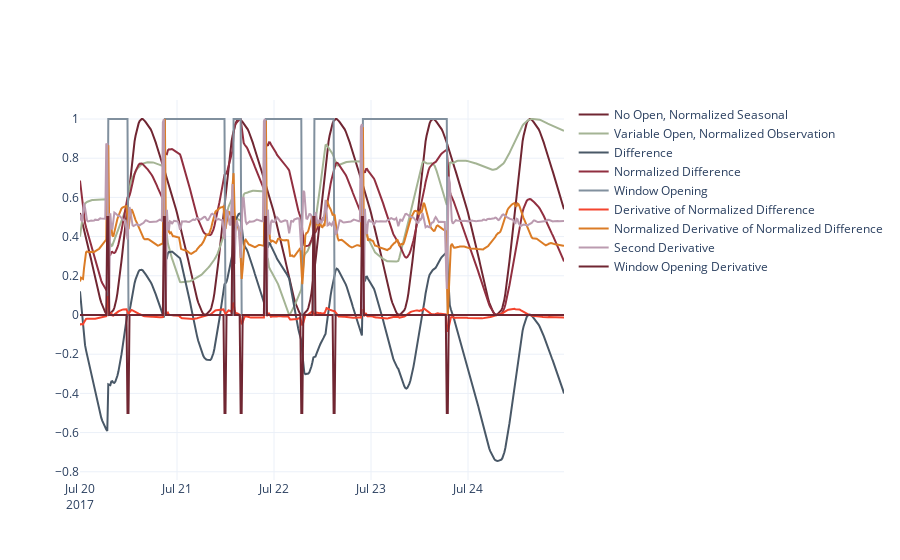

The notebook cell this image was saved under:
### Markdown cell above
### seasonality vs observation

### Code cell
fig = go.Figure()


fig.add_trace(go.Scatter(
                    x=results.seasonal.index,
                    y=normalize(results.seasonal), 
                    mode='lines',
                    name="No Open, Normalized Seasonal "
                ))
fig.add_trace(go.Scatter(
                    x=results.observed.index,
                    y=normalize(results01.observed), 
                    mode='lines',
                    name="Variable Open, Normalized Observation"
                ))

dif =normalize(results.seasonal) - normalize(results01.observed)
dif_n = normalize(dif)
fig.add_trace(go.Scatter(
                    x=results.seasonal.index,
                    y=dif, 
                    mode='lines',
                    name="Difference"
                ))

fig.add_trace(go.Scatter(
                    x=results.seasonal.index,
                    y=dif_n , 
                    mode='lines',
                    name="Normalized Difference"
                ))

fig.add_trace(go.Scatter(
                    x=t01.data["WestWindow"].datetimes,
                    y=t01.data["WestWindow"].values, 
                    mode='lines',
                    name="Window Opening"
                ))

# calculate "derivative"
deriv = pd.Series(np.gradient(dif_n.values), dif_n.index, name='deriv')

fig.add_trace(go.Scatter(
                    x=deriv.index,
                    y=deriv.values, 
                    mode='lines',
                    name="Derivative of Normalized Difference"
                ))

fig.add_trace(go.Scatter(
                    x=deriv.index,
                    y=normalize(deriv.values), 
                    mode='lines',
                    name="Normalized Derivative of Normalized Difference"
                ))

# calculate second "derivative"
deriv_2 = pd.Series(np.gradient(deriv.values), deriv.index, name='deriv_2')

fig.add_trace(go.Scatter(
                    x=deriv_2.index,
                    y=normalize(deriv_2.values), 
                    mode='lines',
                    name="Second Derivative"
                ))

deriv_wo = pd.Series(np.gradient(t01.data["WestWindow"].values), t01.data["WestWindow"].datetimes, name='deriv_wo').round(1)

fig.add_trace(go.Scatter(
                    x=deriv_wo.index,
                    y=deriv_wo.values, 
                    mode='lines',
                    name="Window Opening Derivative"
                ))

### Figure 1 — Plotly figure (JSON) as saved in the notebook; plotly's stock layout.template omitted (floating-point values rounded to 4 significant figures; data arrays with more than 128 entries replaced by an {"elided": "..."} marker saying what was removed)
{"data": [{"mode": "lines", "name": "No Open, Normalized Seasonal ", "type": "scatter", "x": {"elided": "480 str values"}, "y": {"elided": "480 float values"}}, {"mode": "lines", "name": "Variable Open, Normalized Observation", "type": "scatter", "x": {"elided": "480 str values"}, "y": {"elided": "480 float values"}}, {"mode": "lines", "name": "Difference", "type": "scatter", "x": {"elided": "480 str values"}, "y": {"elided": "480 float values"}}, {"mode": "lines", "name": "Normalized Difference", "type": "scatter", "x": {"elided": "480 str values"}, "y": {"elided": "480 float values"}}, {"mode": "lines", "name": "Window Opening", "type": "scatter", "x": {"elided": "480 str values"}, "y": {"elided": "480 float values"}}, {"mode": "lines", "name": "Derivative of Normalized Difference", "type": "scatter", "x": {"elided": "480 str values"}, "y": {"elided": "480 float values"}}, {"mode": "lines", "name": "Normalized Derivative of Normalized Difference", "type": "scatter", "x": {"elided": "480 str values"}, "y": {"elided": "480 float values"}}, {"mode": "lines", "name": "Second Derivative", "type": "scatter", "x": {"elided": "480 str values"}, "y": {"elided": "480 float values"}}, {"mode": "lines", "name": "Window Opening Derivative", "type": "scatter", "x": {"elided": "480 str values"}, "y": {"elided": "480 float values"}}], "layout": {}}
